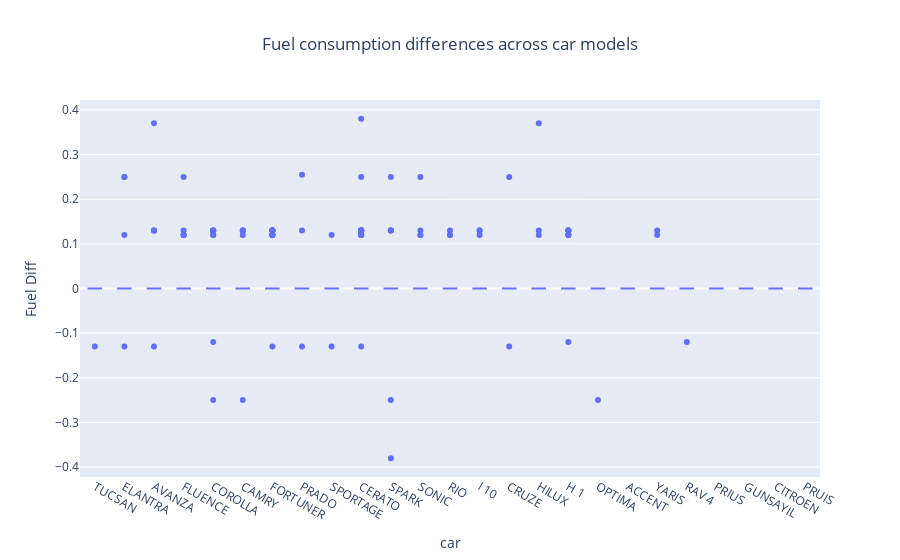

This figure's notebook cell:
### Code cell
myBoxPlot(data=df,x='car',y='Fuel Diff',color=None,title='Fuel consumption differences across car models')

### Figure 1 — Plotly figure (JSON) as saved in the notebook; plotly's stock layout.template omitted (floating-point values rounded to 4 significant figures; data arrays with more than 128 entries replaced by an {"elided": "..."} marker saying what was removed)
{"data": [{"alignmentgroup": "True", "hovertemplate": "car=%{x}<br>Fuel Diff=%{y}<extra></extra>", "legendgroup": "", "marker": {"color": "#636efa"}, "name": "", "notched": false, "offsetgroup": "", "orientation": "v", "showlegend": false, "type": "box", "x": {"elided": "1499 str values"}, "x0": " ", "xaxis": "x", "y": {"elided": "1499 float values"}, "y0": " ", "yaxis": "y"}], "layout": {"boxmode": "group", "legend": {"tracegroupgap": 0}, "title": {"text": "Fuel consumption differences across car models", "x": 0.5}, "xaxis": {"anchor": "y", "domain": [0, 1], "title": {"text": "car"}}, "yaxis": {"anchor": "x", "domain": [0, 1], "title": {"text": "Fuel Diff"}}}}
